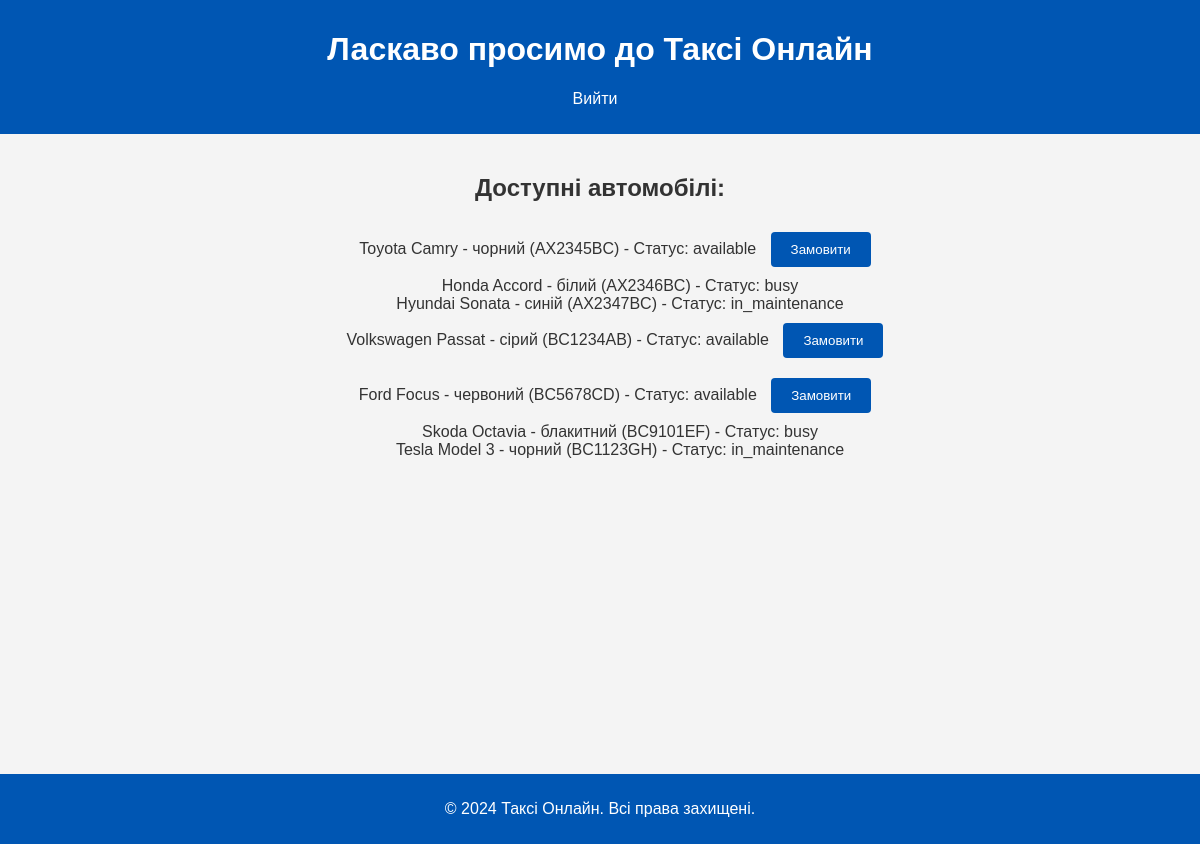
The page / on the database its author committed.
### tables this page shows
CREATE TABLE `cars` (
  `car_id` int(11) NOT NULL,
  `model` varchar(255) NOT NULL,
  `license_plate` varchar(10) NOT NULL,
  `color` varchar(50) DEFAULT NULL,
  `car_status` enum('available','busy','in_maintenance') NOT NULL DEFAULT 'available'
);

### index.php (the view, shortened to what this page needs)
<?php
include 'db.php';
$sql = "SELECT * FROM Cars";
$result = $conn->query($sql);
$cars = $result->fetch_all(MYSQLI_ASSOC);
?>
<!DOCTYPE html>
<html lang="uk">
<head>
    <link rel="stylesheet" href="style.css">
</head>
<body>
    <header>
        <h1>Ласкаво просимо до Таксі Онлайн</h1>
        <nav>
            <ul>
                <li><a href="logout.php">Вийти</a></li>
            </ul>
        </nav>
    </header>
    <main>
        <h2>Доступні автомобілі:</h2>
        <ul>
            <?php foreach ($cars as $car): ?>
                <li>
                    <?= htmlspecialchars($car['model']) ?> - <?= htmlspecialchars($car['color']) ?>
                    (<?= htmlspecialchars($car['license_plate']) ?>) -
                    Статус: <?= htmlspecialchars($car['car_status']) ?>
                    <?php if ($car['car_status'] === 'available'): ?>
                        <button class="button-order" onclick="orderCar(<?= $car['car_id'] ?>)">Замовити</button>
                    <?php endif; ?>
                </li>
            <?php endforeach; ?>
        </ul>
    </main>
    <footer>
        <p>© 2024 Таксі Онлайн. Всі права захищені.</p>
    </footer>
</body>
</html>

### style.css (style rules this page uses)
body { font-family: Arial, sans-serif; margin: 0; padding: 0; background: #f4f4f4; color: #333; }
header, footer { background: #0056b3; color: white; padding: 10px 20px; text-align: center; }
li { list-style-type: none; }
nav ul { list-style: none; padding: 0; }
nav ul li { display: inline; margin-right: 10px; }
nav ul li a { color: white; text-decoration: none; }
main { padding: 20px; text-align: center; height: calc(100vh - 200px); }
button { width: 100%; padding: 10px; background-color: #0056b3; color: white; border: none; border-radius: 4px; cursor: pointer; }
.button-order { width: 100px; margin: 10px; }

### rows shown on the page
cars: model "Toyota Camry", color "чорний", license_plate "AX2345BC", car_status "available"
cars: model "Honda Accord", color "білий", license_plate "AX2346BC", car_status "busy"
cars: model "Hyundai Sonata", color "синій", license_plate "AX2347BC", car_status "in_maintenance"
cars: model "Volkswagen Passat", color "сірий", license_plate "BC1234AB", car_status "available"
cars: model "Ford Focus", color "червоний", license_plate "BC5678CD", car_status "available"
cars: model "Skoda Octavia", color "блакитний", license_plate "BC9101EF", car_status "busy"
cars: model "Tesla Model 3", color "чорний", license_plate "BC1123GH", car_status "in_maintenance"
